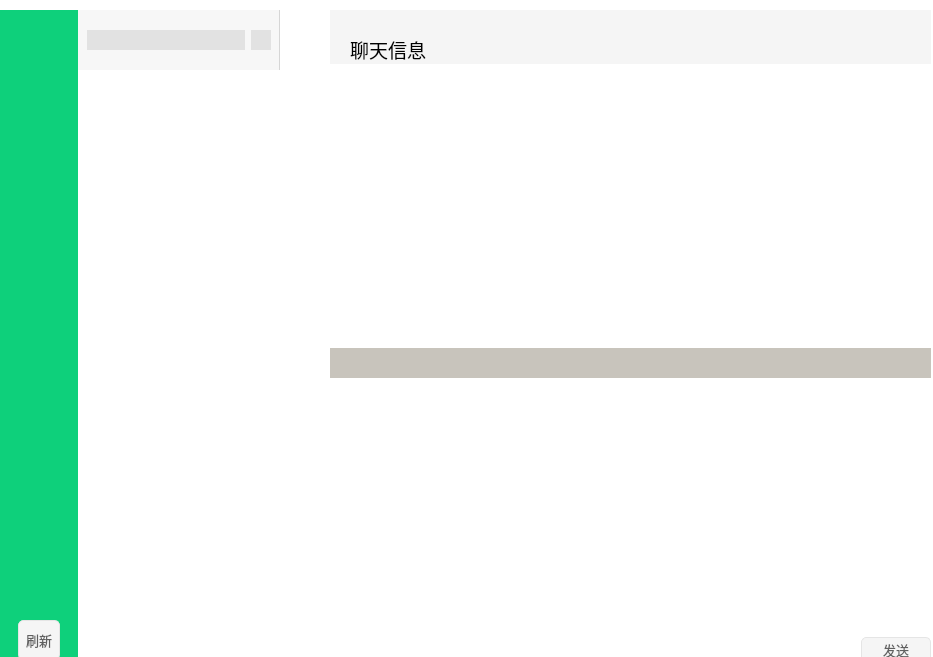
<?xml version="1.0" encoding="UTF-8"?>
<ui version="4.0">
 <class>Client</class>
 <widget class="QWidget" name="Client">
  <property name="geometry">
   <rect>
    <x>0</x>
    <y>0</y>
    <width>933</width>
    <height>657</height>
   </rect>
  </property>
  <property name="windowTitle">
   <string>Client</string>
  </property>
  <property name="windowIcon">
   <iconset resource="src.qrc">
    <normaloff>:/pic/src/wechat2.png</normaloff>:/pic/src/wechat2.png</iconset>
  </property>
  <property name="styleSheet">
   <string notr="true">background-color: rgb(255, 255, 255);</string>
  </property>
  <widget class="QWidget" name="centerWidget" native="true">
   <property name="geometry">
    <rect>
     <x>0</x>
     <y>0</y>
     <width>933</width>
     <height>657</height>
    </rect>
   </property>
   <layout class="QGridLayout" name="gridLayout_4" columnstretch="0">
    <property name="leftMargin">
     <number>0</number>
    </property>
    <property name="topMargin">
     <number>0</number>
    </property>
    <property name="rightMargin">
     <number>0</number>
    </property>
    <property name="bottomMargin">
     <number>0</number>
    </property>
    <property name="spacing">
     <number>0</number>
    </property>
    <item row="0" column="0">
     <widget class="QWidget" name="widget_main" native="true">
      <widget class="QWidget" name="widget_side" native="true">
       <property name="geometry">
        <rect>
         <x>-2</x>
         <y>10</y>
         <width>80</width>
         <height>657</height>
        </rect>
       </property>
       <property name="minimumSize">
        <size>
         <width>80</width>
         <height>0</height>
        </size>
       </property>
       <property name="maximumSize">
        <size>
         <width>80</width>
         <height>16777215</height>
        </size>
       </property>
       <property name="styleSheet">
        <string notr="true">background-color: #0ED07B;
min-width:80;
max-width:80;</string>
       </property>
       <widget class="QPushButton" name="pushButton_msg_list">
        <property name="geometry">
         <rect>
          <x>20</x>
          <y>180</y>
          <width>40</width>
          <height>40</height>
         </rect>
        </property>
        <property name="minimumSize">
         <size>
          <width>40</width>
          <height>0</height>
         </size>
        </property>
        <property name="maximumSize">
         <size>
          <width>40</width>
          <height>16777215</height>
         </size>
        </property>
        <property name="cursor">
         <cursorShape>PointingHandCursor</cursorShape>
        </property>
        <property name="styleSheet">
         <string notr="true">QPushButton {

	border: none; /* no border for a flat push button */
	max-width:40;
	min-width:40;
}
</string>
        </property>
        <property name="text">
         <string/>
        </property>
        <property name="icon">
         <iconset resource="src.qrc">
          <normaloff>:/src/message.png</normaloff>
          <normalon>:/src/message1.png</normalon>:/src/message.png</iconset>
        </property>
        <property name="iconSize">
         <size>
          <width>40</width>
          <height>40</height>
         </size>
        </property>
        <property name="checkable">
         <bool>true</bool>
        </property>
        <property name="checked">
         <bool>false</bool>
        </property>
       </widget>
       <widget class="QPushButton" name="pushBtn_refresh">
        <property name="geometry">
         <rect>
          <x>20</x>
          <y>610</y>
          <width>42</width>
          <height>40</height>
         </rect>
        </property>
        <property name="minimumSize">
         <size>
          <width>42</width>
          <height>0</height>
         </size>
        </property>
        <property name="maximumSize">
         <size>
          <width>42</width>
          <height>2000</height>
         </size>
        </property>
        <property name="font">
         <font>
          <family>黑体</family>
          <pointsize>10</pointsize>
         </font>
        </property>
        <property name="cursor">
         <cursorShape>ArrowCursor</cursorShape>
        </property>
        <property name="styleSheet">
         <string notr="true">QPushButton{
	color: rgb(96,96,96);
	border-radius: 5px;	
	border-style: solid;
	background-color: rgb(245,245,245);

	border-right:1px solid #E5E5E5;
	border-top:1px solid #E5E5E5;
	border-left:1px solid #E5E5E5;
	border-bottom:1px solid #E5E5E5;

	max-width:40;
	min-width:40;

}

QPushButton:hover{
	color: rgb(255, 255, 255);
	background-color: rgb(18,150,17);
}

QPushButton:pressed {
	background-color: rgb(7,193,96);
}</string>
        </property>
        <property name="text">
         <string>刷新</string>
        </property>
       </widget>
       <widget class="QPushButton" name="pushButton_emoj_3">
        <property name="geometry">
         <rect>
          <x>20</x>
          <y>110</y>
          <width>40</width>
          <height>40</height>
         </rect>
        </property>
        <property name="minimumSize">
         <size>
          <width>40</width>
          <height>0</height>
         </size>
        </property>
        <property name="maximumSize">
         <size>
          <width>40</width>
          <height>16777215</height>
         </size>
        </property>
        <property name="cursor">
         <cursorShape>PointingHandCursor</cursorShape>
        </property>
        <property name="styleSheet">
         <string notr="true">QPushButton {

	border: none; /* no border for a flat push button */
	image: url(:/src/SelfCenter1.png); 
	max-width:40;
	min-width:40;
}
QPushButton::hover {
	image: url(:/src/SelfCenter2.png); 
}


</string>
        </property>
        <property name="text">
         <string/>
        </property>
        <property name="checkable">
         <bool>false</bool>
        </property>
        <property name="checked">
         <bool>false</bool>
        </property>
       </widget>
       <widget class="QPushButton" name="pushButton_friend_list">
        <property name="geometry">
         <rect>
          <x>20</x>
          <y>250</y>
          <width>40</width>
          <height>40</height>
         </rect>
        </property>
        <property name="minimumSize">
         <size>
          <width>40</width>
          <height>0</height>
         </size>
        </property>
        <property name="maximumSize">
         <size>
          <width>40</width>
          <height>16777215</height>
         </size>
        </property>
        <property name="cursor">
         <cursorShape>PointingHandCursor</cursorShape>
        </property>
        <property name="mouseTracking">
         <bool>false</bool>
        </property>
        <property name="styleSheet">
         <string notr="true">QPushButton {

	border: none; /* no border for a flat push button */
	max-width:40;
	min-width:40;
}
</string>
        </property>
        <property name="text">
         <string/>
        </property>
        <property name="icon">
         <iconset resource="src.qrc">
          <normaloff>:/src/friend.png</normaloff>
          <normalon>:/src/friend1.png</normalon>:/src/friend.png</iconset>
        </property>
        <property name="iconSize">
         <size>
          <width>40</width>
          <height>40</height>
         </size>
        </property>
        <property name="checkable">
         <bool>true</bool>
        </property>
        <property name="checked">
         <bool>false</bool>
        </property>
       </widget>
       <widget class="QPushButton" name="pushButton_group_list">
        <property name="geometry">
         <rect>
          <x>20</x>
          <y>320</y>
          <width>40</width>
          <height>40</height>
         </rect>
        </property>
        <property name="minimumSize">
         <size>
          <width>40</width>
          <height>0</height>
         </size>
        </property>
        <property name="maximumSize">
         <size>
          <width>40</width>
          <height>16777215</height>
         </size>
        </property>
        <property name="cursor">
         <cursorShape>PointingHandCursor</cursorShape>
        </property>
        <property name="styleSheet">
         <string notr="true">border:none;
	max-width:40;
	min-width:40;</string>
        </property>
        <property name="text">
         <string/>
        </property>
        <property name="icon">
         <iconset resource="src.qrc">
          <normaloff>:/src/group.png</normaloff>
          <normalon>:/src/group1.png</normalon>:/src/group.png</iconset>
        </property>
        <property name="iconSize">
         <size>
          <width>40</width>
          <height>40</height>
         </size>
        </property>
        <property name="checkable">
         <bool>true</bool>
        </property>
        <property name="checked">
         <bool>false</bool>
        </property>
       </widget>
       <widget class="QPushButton" name="pushButton_system_msg">
        <property name="geometry">
         <rect>
          <x>20</x>
          <y>390</y>
          <width>40</width>
          <height>40</height>
         </rect>
        </property>
        <property name="minimumSize">
         <size>
          <width>40</width>
          <height>0</height>
         </size>
        </property>
        <property name="maximumSize">
         <size>
          <width>40</width>
          <height>16777215</height>
         </size>
        </property>
        <property name="cursor">
         <cursorShape>PointingHandCursor</cursorShape>
        </property>
        <property name="styleSheet">
         <string notr="true">QPushButton {

	border: none; /* no border for a flat push button */
	max-width:40;
	min-width:40;
}
</string>
        </property>
        <property name="text">
         <string/>
        </property>
        <property name="icon">
         <iconset resource="src.qrc">
          <normaloff>:/src/notification.png</normaloff>:/src/notification.png</iconset>
        </property>
        <property name="iconSize">
         <size>
          <width>40</width>
          <height>40</height>
         </size>
        </property>
        <property name="checkable">
         <bool>false</bool>
        </property>
        <property name="checked">
         <bool>false</bool>
        </property>
       </widget>
       <widget class="FriendIconLabel" name="label_icon">
        <property name="geometry">
         <rect>
          <x>0</x>
          <y>0</y>
          <width>80</width>
          <height>80</height>
         </rect>
        </property>
        <property name="minimumSize">
         <size>
          <width>80</width>
          <height>80</height>
         </size>
        </property>
        <property name="maximumSize">
         <size>
          <width>80</width>
          <height>80</height>
         </size>
        </property>
        <property name="styleSheet">
         <string notr="true">	max-width:80;
	min-width:80;
background-color:transparent;</string>
        </property>
        <property name="text">
         <string/>
        </property>
        <property name="scaledContents">
         <bool>true</bool>
        </property>
       </widget>
       <widget class="QPushButton" name="pushButton_icon">
        <property name="geometry">
         <rect>
          <x>0</x>
          <y>0</y>
          <width>80</width>
          <height>80</height>
         </rect>
        </property>
        <property name="sizePolicy">
         <sizepolicy hsizetype="Minimum" vsizetype="Fixed">
          <horstretch>0</horstretch>
          <verstretch>0</verstretch>
         </sizepolicy>
        </property>
        <property name="minimumSize">
         <size>
          <width>80</width>
          <height>80</height>
         </size>
        </property>
        <property name="maximumSize">
         <size>
          <width>80</width>
          <height>80</height>
         </size>
        </property>
        <property name="font">
         <font>
          <pointsize>9</pointsize>
         </font>
        </property>
        <property name="cursor">
         <cursorShape>PointingHandCursor</cursorShape>
        </property>
        <property name="styleSheet">
         <string notr="true">max-width:80;
min-width:80;
border:none;
background-color:transparent;</string>
        </property>
        <property name="text">
         <string/>
        </property>
       </widget>
      </widget>
      <widget class="QWidget" name="widget_list" native="true">
       <property name="geometry">
        <rect>
         <x>78</x>
         <y>10</y>
         <width>202</width>
         <height>94</height>
        </rect>
       </property>
       <layout class="QGridLayout" name="gridLayout_2">
        <property name="spacing">
         <number>0</number>
        </property>
        <item row="1" column="0">
         <widget class="QWidget" name="widget_6" native="true">
          <property name="minimumSize">
           <size>
            <width>200</width>
            <height>60</height>
           </size>
          </property>
          <property name="maximumSize">
           <size>
            <width>999999</width>
            <height>999999</height>
           </size>
          </property>
          <property name="styleSheet">
           <string notr="true">background-color: rgb(247,247,247);
border-right:1px solid #D6D6D6;</string>
          </property>
          <layout class="QHBoxLayout" name="horizontalLayout">
           <item>
            <widget class="QLineEdit" name="lineEdit">
             <property name="sizePolicy">
              <sizepolicy hsizetype="Expanding" vsizetype="Preferred">
               <horstretch>0</horstretch>
               <verstretch>0</verstretch>
              </sizepolicy>
             </property>
             <property name="maximumSize">
              <size>
               <width>16777215</width>
               <height>20</height>
              </size>
             </property>
             <property name="styleSheet">
              <string notr="true">QLineEdit
{
	background-color: rgb(226,226,226);
	border: none; /* no border for a flat push button */
}
QLineEdit
{
	background-color: rgb(226,226,226);
	border: none; /* no border for a flat push button */
}
</string>
             </property>
            </widget>
           </item>
           <item>
            <widget class="QPushButton" name="pushButton_addFriend">
             <property name="minimumSize">
              <size>
               <width>20</width>
               <height>20</height>
              </size>
             </property>
             <property name="maximumSize">
              <size>
               <width>20</width>
               <height>20</height>
              </size>
             </property>
             <property name="toolTip">
              <string>添加好友</string>
             </property>
             <property name="styleSheet">
              <string notr="true">QPushButton {
	border: none; /* no border for a flat push button */
	image: url(:/pic/src/tianjia.png); 
	background-color: rgb(226,226,226);
	min-width: 20px;
	max-width: 20px;
	min-height: 20px;
	max-height: 20px;
}
QPushButton::hover {
	background-color: rgb(209,209,209);
	image: url(:/pic/src/tianjia2.png); 
}
QPushButton:pressed {
	image: url(:/pic/src/tianjia.png); 
}</string>
             </property>
             <property name="text">
              <string/>
             </property>
            </widget>
           </item>
          </layout>
         </widget>
        </item>
        <item row="2" column="0">
         <widget class="QStackedWidget" name="stackedWidget_list">
          <widget class="QWidget" name="page_5"/>
          <widget class="QWidget" name="page_6"/>
         </widget>
        </item>
       </layout>
      </widget>
      <widget class="QWidget" name="widget_chatting" native="true">
       <property name="geometry">
        <rect>
         <x>330</x>
         <y>10</y>
         <width>601</width>
         <height>657</height>
        </rect>
       </property>
       <layout class="QGridLayout" name="gridLayout">
        <property name="spacing">
         <number>0</number>
        </property>
        <item row="4" column="0">
         <widget class="QWidget" name="widget_3" native="true">
          <property name="minimumSize">
           <size>
            <width>0</width>
            <height>35</height>
           </size>
          </property>
          <property name="maximumSize">
           <size>
            <width>16777215</width>
            <height>35</height>
           </size>
          </property>
          <property name="styleSheet">
           <string notr="true">background-color: rgb(255, 255, 255);</string>
          </property>
          <layout class="QGridLayout" name="gridLayout_10">
           <property name="leftMargin">
            <number>0</number>
           </property>
           <property name="topMargin">
            <number>0</number>
           </property>
           <property name="rightMargin">
            <number>0</number>
           </property>
           <property name="bottomMargin">
            <number>0</number>
           </property>
           <property name="spacing">
            <number>0</number>
           </property>
           <item row="0" column="2">
            <widget class="QPushButton" name="pushBtn_send">
             <property name="minimumSize">
              <size>
               <width>70</width>
               <height>25</height>
              </size>
             </property>
             <property name="maximumSize">
              <size>
               <width>70</width>
               <height>25</height>
              </size>
             </property>
             <property name="font">
              <font>
               <family>黑体</family>
               <pointsize>10</pointsize>
              </font>
             </property>
             <property name="styleSheet">
              <string notr="true">QPushButton{
	color: rgb(96,96,96);
	border-radius: 5px;	
	border-style: solid;
	background-color: rgb(245,245,245);

	border-right:1px solid #E5E5E5;
	border-top:1px solid #E5E5E5;
	border-left:1px solid #E5E5E5;
	border-bottom:1px solid #E5E5E5;
}

QPushButton:hover{
	color: rgb(255, 255, 255);
	background-color: rgb(18,150,17);
}

QPushButton:pressed {
	background-color: rgb(7,193,96);
}</string>
             </property>
             <property name="text">
              <string>发送</string>
             </property>
            </widget>
           </item>
           <item row="0" column="1">
            <spacer name="horizontalSpacer">
             <property name="orientation">
              <enum>Qt::Horizontal</enum>
             </property>
             <property name="sizeHint" stdset="0">
              <size>
               <width>40</width>
               <height>20</height>
              </size>
             </property>
            </spacer>
           </item>
          </layout>
         </widget>
        </item>
        <item row="1" column="0">
         <widget class="QWidget" name="widget_chatWindow" native="true">
          <property name="layoutDirection">
           <enum>Qt::LeftToRight</enum>
          </property>
          <property name="autoFillBackground">
           <bool>false</bool>
          </property>
          <property name="styleSheet">
           <string notr="true"/>
          </property>
          <layout class="QGridLayout" name="gridLayout_3">
           <property name="leftMargin">
            <number>0</number>
           </property>
           <property name="topMargin">
            <number>0</number>
           </property>
           <property name="rightMargin">
            <number>0</number>
           </property>
           <property name="bottomMargin">
            <number>0</number>
           </property>
           <property name="spacing">
            <number>0</number>
           </property>
           <item row="0" column="0">
            <widget class="QStackedWidget" name="stackedWidget">
             <property name="sizePolicy">
              <sizepolicy hsizetype="Preferred" vsizetype="Preferred">
               <horstretch>0</horstretch>
               <verstretch>0</verstretch>
              </sizepolicy>
             </property>
             <property name="autoFillBackground">
              <bool>false</bool>
             </property>
             <property name="styleSheet">
              <string notr="true">background-color: rgb(255, 255, 255);
border-color: rgb(199, 200, 194);</string>
             </property>
             <property name="frameShadow">
              <enum>QFrame::Plain</enum>
             </property>
             <property name="lineWidth">
              <number>10</number>
             </property>
             <property name="currentIndex">
              <number>1</number>
             </property>
             <widget class="QWidget" name="page">
              <property name="autoFillBackground">
               <bool>false</bool>
              </property>
              <property name="styleSheet">
               <string notr="true">image: url(:/src/chatbg.png);
background-color:#F5F5F5;</string>
              </property>
             </widget>
             <widget class="QWidget" name="page_2"/>
            </widget>
           </item>
          </layout>
         </widget>
        </item>
        <item row="0" column="0">
         <widget class="QWidget" name="widget_2" native="true">
          <property name="minimumSize">
           <size>
            <width>0</width>
            <height>0</height>
           </size>
          </property>
          <property name="maximumSize">
           <size>
            <width>16777215</width>
            <height>16777215</height>
           </size>
          </property>
          <property name="styleSheet">
           <string notr="true">background-color: rgb(245,245,245);</string>
          </property>
          <layout class="QGridLayout" name="gridLayout_8">
           <property name="leftMargin">
            <number>0</number>
           </property>
           <property name="topMargin">
            <number>0</number>
           </property>
           <property name="rightMargin">
            <number>0</number>
           </property>
           <property name="bottomMargin">
            <number>0</number>
           </property>
           <property name="spacing">
            <number>0</number>
           </property>
           <item row="0" column="0">
            <layout class="QGridLayout" name="gridLayout_6" columnstretch="1,0,0,0">
             <property name="spacing">
              <number>0</number>
             </property>
             <item row="0" column="1">
              <widget class="QPushButton" name="pushBtn_hide">
               <property name="minimumSize">
                <size>
                 <width>30</width>
                 <height>25</height>
                </size>
               </property>
               <property name="maximumSize">
                <size>
                 <width>30</width>
                 <height>25</height>
                </size>
               </property>
               <property name="styleSheet">
                <string notr="true">QPushButton {
	border: none; /* no border for a flat push button */
	image: url(:/pic/src/min.png); /* 最小化 */
	min-width: 30px;
	max-width: 30px;
	min-height: 25px;
	max-height: 25px;
}
QPushButton::hover {
	background-color: rgba(166,166,166, 50); 
}</string>
               </property>
               <property name="text">
                <string/>
               </property>
              </widget>
             </item>
             <item row="0" column="2">
              <widget class="QPushButton" name="pushBtn_max">
               <property name="minimumSize">
                <size>
                 <width>30</width>
                 <height>25</height>
                </size>
               </property>
               <property name="maximumSize">
                <size>
                 <width>30</width>
                 <height>25</height>
                </size>
               </property>
               <property name="styleSheet">
                <string notr="true">QPushButton {
	border: none; /* no border for a flat push button */
	image: url(:/pic/src/max.png); /* 最小化 */
	min-width: 30px;
	max-width: 30px;
	min-height: 25px;
	max-height: 25px;
}
QPushButton::hover {
	background-color: rgba(166,166,166, 50); 
}</string>
               </property>
               <property name="text">
                <string/>
               </property>
              </widget>
             </item>
             <item row="0" column="3">
              <widget class="QPushButton" name="pushBtn_close">
               <property name="minimumSize">
                <size>
                 <width>30</width>
                 <height>25</height>
                </size>
               </property>
               <property name="maximumSize">
                <size>
                 <width>30</width>
                 <height>25</height>
                </size>
               </property>
               <property name="styleSheet">
                <string notr="true">QPushButton {
	border: none; /* no border for a flat push button */
	image: url(:/pic/src/close.png); /* 最小化 */
	min-width: 30px;
	max-width: 30px;
	min-height: 25px;
	max-height: 25px;
}
QPushButton::hover {
	background-color: #f57575; 
}</string>
               </property>
               <property name="text">
                <string/>
               </property>
              </widget>
             </item>
             <item row="0" column="0">
              <widget class="QWidget" name="widget_7" native="true"/>
             </item>
            </layout>
           </item>
           <item row="1" column="0">
            <layout class="QGridLayout" name="gridLayout_7" columnstretch="0,0,0,0,0">
             <item row="0" column="1">
              <widget class="QLabel" name="label_info">
               <property name="font">
                <font>
                 <family>新宋体</family>
                 <pointsize>14</pointsize>
                </font>
               </property>
               <property name="text">
                <string>聊天信息</string>
               </property>
              </widget>
             </item>
             <item row="0" column="2">
              <widget class="QWidget" name="widget_8" native="true"/>
             </item>
             <item row="0" column="4">
              <widget class="QWidget" name="widget_16" native="true">
               <property name="minimumSize">
                <size>
                 <width>10</width>
                 <height>0</height>
                </size>
               </property>
               <property name="maximumSize">
                <size>
                 <width>10</width>
                 <height>16777215</height>
                </size>
               </property>
              </widget>
             </item>
             <item row="0" column="0">
              <widget class="QWidget" name="widget_15" native="true">
               <property name="minimumSize">
                <size>
                 <width>20</width>
                 <height>0</height>
                </size>
               </property>
               <property name="maximumSize">
                <size>
                 <width>20</width>
                 <height>16777215</height>
                </size>
               </property>
              </widget>
             </item>
             <item row="0" column="3">
              <widget class="QPushButton" name="pushButton">
               <property name="styleSheet">
                <string notr="true">QPushButton {
	border: none; /* no border for a flat push button */
	image: url(:/src/more.png); 
	min-width: 30px;
	max-width: 30px;
	min-height: 20px;
	max-height: 20px;
}
QPushButton::hover {
	image: url(:/src/more2.png); 
}
QPushButton:pressed {
	image: url(:/src/more.png); 
}</string>
               </property>
               <property name="text">
                <string/>
               </property>
              </widget>
             </item>
            </layout>
           </item>
          </layout>
         </widget>
        </item>
        <item row="3" column="0">
         <widget class="QWidget" name="widget_send" native="true">
          <property name="minimumSize">
           <size>
            <width>0</width>
            <height>0</height>
           </size>
          </property>
          <property name="maximumSize">
           <size>
            <width>16777215</width>
            <height>16777215</height>
           </size>
          </property>
          <layout class="QGridLayout" name="gridLayout_14">
           <property name="leftMargin">
            <number>0</number>
           </property>
           <property name="topMargin">
            <number>0</number>
           </property>
           <property name="rightMargin">
            <number>0</number>
           </property>
           <property name="bottomMargin">
            <number>0</number>
           </property>
           <property name="spacing">
            <number>0</number>
           </property>
           <item row="0" column="0">
            <widget class="QWidget" name="widget_4" native="true">
             <property name="minimumSize">
              <size>
               <width>0</width>
               <height>30</height>
              </size>
             </property>
             <property name="maximumSize">
              <size>
               <width>16777215</width>
               <height>30</height>
              </size>
             </property>
             <property name="styleSheet">
              <string notr="true">background-color: rgb(200, 196, 188);</string>
             </property>
             <widget class="QPushButton" name="pushButton_emoj">
              <property name="geometry">
               <rect>
                <x>20</x>
                <y>6</y>
                <width>20</width>
                <height>20</height>
               </rect>
              </property>
              <property name="styleSheet">
               <string notr="true">QPushButton {
	border: none; /* no border for a flat push button */
	image: url(:/pic/src/emoj.png); 
	min-width: 20px;
	max-width: 20px;
	min-height: 20px;
	max-height: 20px;
}
QPushButton::hover {
	image: url(:/pic/src/emoj2.png); 
}
QPushButton:pressed {
	image: url(:/pic/src/emoj.png); 
}</string>
              </property>
              <property name="text">
               <string/>
              </property>
             </widget>
             <widget class="QPushButton" name="pushButton_screenshot">
              <property name="geometry">
               <rect>
                <x>120</x>
                <y>6</y>
                <width>20</width>
                <height>20</height>
               </rect>
              </property>
              <property name="styleSheet">
               <string notr="true">QPushButton {
	border: none; /* no border for a flat push button */
	image: url(:/pic/src/screenshot.png); 
	min-width: 20px;
	max-width: 20px;
	min-height: 20px;
	max-height: 20px;
}
QPushButton::hover {
	image: url(:/pic/src/screenshot2.png); 
}
QPushButton:pressed {
	image: url(:/pic/src/screenshot.png); 
}</string>
              </property>
              <property name="text">
               <string/>
              </property>
             </widget>
             <widget class="QPushButton" name="pushButton_chat">
              <property name="geometry">
               <rect>
                <x>170</x>
                <y>6</y>
                <width>20</width>
                <height>20</height>
               </rect>
              </property>
              <property name="styleSheet">
               <string notr="true">QPushButton {
	border: none; /* no border for a flat push button */
	image: url(:/pic/src/chat.png); 
	min-width: 20px;
	max-width: 20px;
	min-height: 20px;
	max-height: 20px;
}
QPushButton::hover {
	image: url(:/pic/src/chat2.png); 
}
QPushButton:pressed {
	image: url(:/pic/src/chat.png); 
}</string>
              </property>
              <property name="text">
               <string/>
              </property>
             </widget>
             <widget class="QPushButton" name="pushButton_file">
              <property name="geometry">
               <rect>
                <x>220</x>
                <y>6</y>
                <width>20</width>
                <height>20</height>
               </rect>
              </property>
              <property name="styleSheet">
               <string notr="true">QPushButton {
	border: none; /* no border for a flat push button */
	image: url(:/pic/src/file.png); 
	min-width: 20px;
	max-width: 20px;
	min-height: 20px;
	max-height: 20px;
}
QPushButton::hover {
	image: url(:/pic/src/file2.png); 
}
QPushButton:pressed {
	image: url(:/pic/src/file.png); 
}</string>
              </property>
              <property name="text">
               <string/>
              </property>
             </widget>
             <widget class="QPushButton" name="pushButton_image">
              <property name="geometry">
               <rect>
                <x>70</x>
                <y>6</y>
                <width>20</width>
                <height>20</height>
               </rect>
              </property>
              <property name="styleSheet">
               <string notr="true">QPushButton {
	border: none; /* no border for a flat push button */
	image: url(:/pic/src/image.png); 
	min-width: 20px;
	max-width: 20px;
	min-height: 20px;
	max-height: 20px;
}
QPushButton::hover {
	image: url(:/pic/src/image1.png); 
}
QPushButton:pressed {
	image: url(:/pic/src/image.png); 
}</string>
              </property>
              <property name="text">
               <string/>
              </property>
             </widget>
            </widget>
           </item>
           <item row="4" column="0">
            <widget class="SendTextEdit" name="textEdit_send">
             <property name="minimumSize">
              <size>
               <width>0</width>
               <height>0</height>
              </size>
             </property>
             <property name="maximumSize">
              <size>
               <width>16777215</width>
               <height>16777215</height>
              </size>
             </property>
             <property name="font">
              <font>
               <family>新宋体</family>
               <pointsize>12</pointsize>
              </font>
             </property>
             <property name="styleSheet">
              <string notr="true">background-color: rgb(255, 255, 255);
border: none; /* no border for a flat push button */
</string>
             </property>
             <property name="verticalScrollBarPolicy">
              <enum>Qt::ScrollBarAlwaysOff</enum>
             </property>
             <property name="horizontalScrollBarPolicy">
              <enum>Qt::ScrollBarAlwaysOff</enum>
             </property>
            </widget>
           </item>
          </layout>
         </widget>
        </item>
       </layout>
      </widget>
     </widget>
    </item>
   </layout>
  </widget>
 </widget>
 <customwidgets>
  <customwidget>
   <class>SendTextEdit</class>
   <extends>QTextEdit</extends>
   <header location="global">sendtextedit.h</header>
  </customwidget>
  <customwidget>
   <class>FriendIconLabel</class>
   <extends>QLabel</extends>
   <header location="global">friendiconlabel.h</header>
  </customwidget>
 </customwidgets>
 <resources>
  <include location="src.qrc"/>
 </resources>
 <connections/>
</ui>
